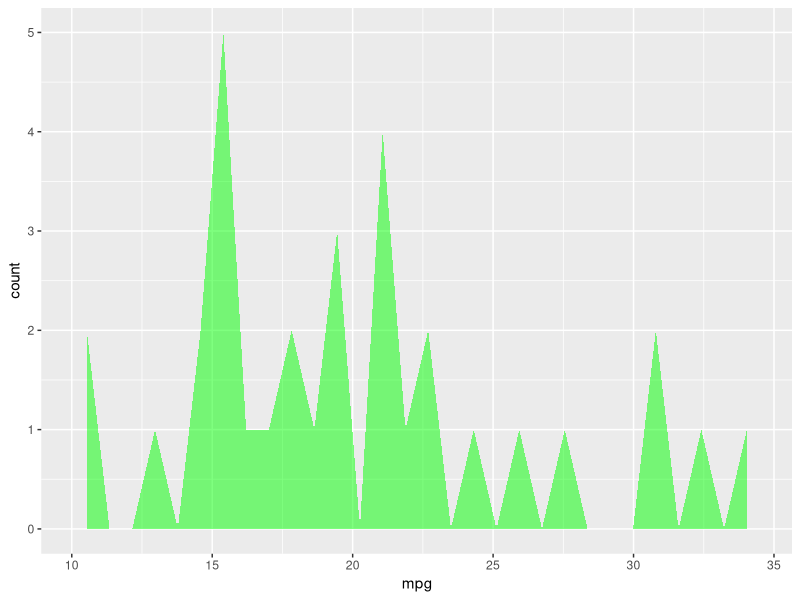
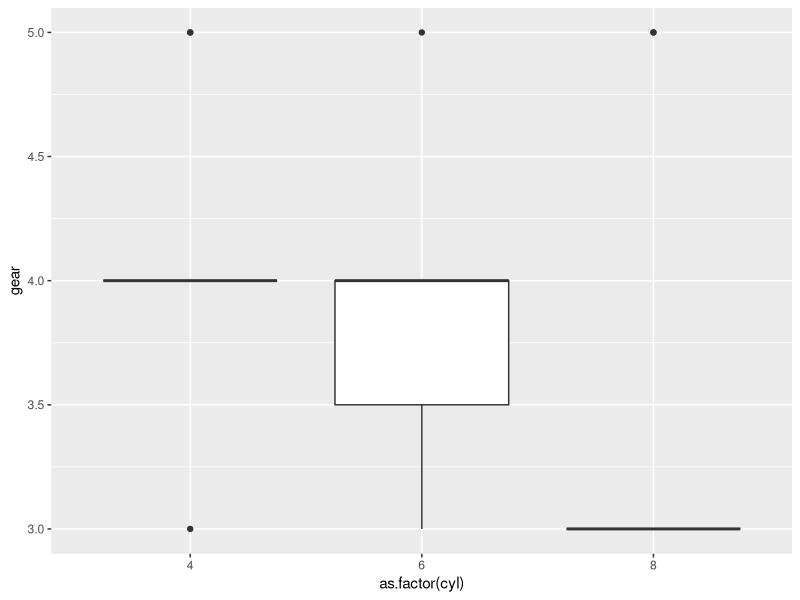

Recreate these plots in R, in order.
## ATIVIDADE R - LIVIA LIMA


install.packages('ggplot2')

library(ggplot2)
 
library(tidyverse)

mtcars

## EXERCICIO 1

mtcars %>% select(mpg, cyl, gear)

## EXERCICIO 2

mtcars %>% filter(cyl >= 6)

library(ggplot2)

## EXERCICIO 3

mtcars %>% 
  ggplot(aes(mpg)) + 
  geom_area(stat = "bin", fill = 'green', alpha = .5)

mtcars %>% 
  ggplot(aes(as.factor(cyl), gear)) +
  geom_boxplot()
